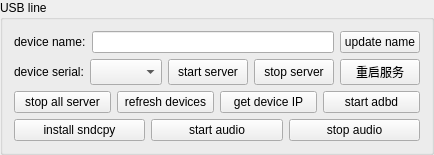
       <widget class="QGroupBox" name="usbGroupBox">
        <property name="sizePolicy">
         <sizepolicy hsizetype="Preferred" vsizetype="Preferred">
          <horstretch>0</horstretch>
          <verstretch>0</verstretch>
         </sizepolicy>
        </property>
        <property name="title">
         <string>USB line</string>
        </property>
        <layout class="QVBoxLayout" name="verticalLayout">
         <item>
          <layout class="QHBoxLayout" name="horizontalLayout_10">
           <item>
            <widget class="QLabel" name="label_9">
             <property name="sizePolicy">
              <sizepolicy hsizetype="Preferred" vsizetype="Preferred">
               <horstretch>0</horstretch>
               <verstretch>0</verstretch>
              </sizepolicy>
             </property>
             <property name="text">
              <string>device name:</string>
             </property>
            </widget>
           </item>
           <item>
            <widget class="QLineEdit" name="userNameEdt">
             <property name="sizePolicy">
              <sizepolicy hsizetype="MinimumExpanding" vsizetype="Preferred">
               <horstretch>0</horstretch>
               <verstretch>0</verstretch>
              </sizepolicy>
             </property>
            </widget>
           </item>
           <item>
            <widget class="QPushButton" name="updateNameBtn">
             <property name="sizePolicy">
              <sizepolicy hsizetype="Preferred" vsizetype="Preferred">
               <horstretch>0</horstretch>
               <verstretch>0</verstretch>
              </sizepolicy>
             </property>
             <property name="text">
              <string>update name</string>
             </property>
             <property name="autoDefault">
              <bool>false</bool>
             </property>
            </widget>
           </item>
          </layout>
         </item>
         <item>
          <widget class="QWidget" name="usbWidget1" native="true">
           <property name="sizePolicy">
            <sizepolicy hsizetype="Preferred" vsizetype="Preferred">
             <horstretch>0</horstretch>
             <verstretch>0</verstretch>
            </sizepolicy>
           </property>
           <layout class="QHBoxLayout" name="horizontalLayout_3">
            <property name="leftMargin">
             <number>0</number>
            </property>
            <property name="topMargin">
             <number>0</number>
            </property>
            <property name="rightMargin">
             <number>0</number>
            </property>
            <property name="bottomMargin">
             <number>0</number>
            </property>
            <item>
             <widget class="QLabel" name="label_2">
              <property name="sizePolicy">
               <sizepolicy hsizetype="Preferred" vsizetype="Preferred">
                <horstretch>0</horstretch>
                <verstretch>0</verstretch>
               </sizepolicy>
              </property>
              <property name="text">
               <string>device serial:</string>
              </property>
             </widget>
            </item>
            <item>
             <widget class="QComboBox" name="serialBox">
              <property name="sizePolicy">
               <sizepolicy hsizetype="Preferred" vsizetype="Preferred">
                <horstretch>0</horstretch>
                <verstretch>0</verstretch>
               </sizepolicy>
              </property>
             </widget>
            </item>
            <item>
             <widget class="QPushButton" name="startServerBtn">
              <property name="sizePolicy">
               <sizepolicy hsizetype="Preferred" vsizetype="Preferred">
                <horstretch>0</horstretch>
                <verstretch>0</verstretch>
               </sizepolicy>
              </property>
              <property name="text">
               <string>start server</string>
              </property>
              <property name="autoDefault">
               <bool>false</bool>
              </property>
             </widget>
            </item>
            <item>
             <widget class="QPushButton" name="stopServerBtn">
              <property name="sizePolicy">
               <sizepolicy hsizetype="Preferred" vsizetype="Preferred">
                <horstretch>0</horstretch>
                <verstretch>0</verstretch>
               </sizepolicy>
              </property>
              <property name="text">
               <string>stop server</string>
              </property>
              <property name="autoDefault">
               <bool>false</bool>
              </property>
             </widget>
            </item>
            <item>
             <widget class="QPushButton" name="restartServerBtn">
              <property name="sizePolicy">
               <sizepolicy hsizetype="Preferred" vsizetype="Preferred">
                <horstretch>0</horstretch>
                <verstretch>0</verstretch>
               </sizepolicy>
              </property>
             <property name="text">
               <string>重启服务</string>
              </property>
              <property name="autoDefault">
               <bool>false</bool>
              </property>
             </widget>
            </item>
           </layout>
          </widget>
         </item>
         <item>
          <widget class="QWidget" name="usbWidget2" native="true">
           <property name="sizePolicy">
            <sizepolicy hsizetype="Preferred" vsizetype="Preferred">
             <horstretch>0</horstretch>
             <verstretch>0</verstretch>
            </sizepolicy>
           </property>
           <layout class="QHBoxLayout" name="horizontalLayout_4">
            <property name="leftMargin">
             <number>0</number>
            </property>
            <property name="topMargin">
             <number>0</number>
            </property>
            <property name="rightMargin">
             <number>0</number>
            </property>
            <property name="bottomMargin">
             <number>0</number>
            </property>
            <item>
             <widget class="QPushButton" name="stopAllServerBtn">
              <property name="sizePolicy">
               <sizepolicy hsizetype="Preferred" vsizetype="Preferred">
                <horstretch>0</horstretch>
                <verstretch>0</verstretch>
               </sizepolicy>
              </property>
              <property name="text">
               <string>stop all server</string>
              </property>
             </widget>
            </item>
            <item>
             <widget class="QPushButton" name="updateDevice">
              <property name="sizePolicy">
               <sizepolicy hsizetype="Preferred" vsizetype="Preferred">
                <horstretch>0</horstretch>
                <verstretch>0</verstretch>
               </sizepolicy>
              </property>
              <property name="text">
               <string>refresh devices</string>
              </property>
              <property name="autoDefault">
               <bool>false</bool>
              </property>
             </widget>
            </item>
            <item>
             <widget class="QPushButton" name="getIPBtn">
              <property name="sizePolicy">
               <sizepolicy hsizetype="Preferred" vsizetype="Preferred">
                <horstretch>0</horstretch>
                <verstretch>0</verstretch>
               </sizepolicy>
              </property>
              <property name="text">
               <string>get device IP</string>
              </property>
              <property name="autoDefault">
               <bool>false</bool>
              </property>
             </widget>
            </item>
            <item>
             <widget class="QPushButton" name="startAdbdBtn">
              <property name="sizePolicy">
               <sizepolicy hsizetype="Preferred" vsizetype="Preferred">
                <horstretch>0</horstretch>
                <verstretch>0</verstretch>
               </sizepolicy>
              </property>
              <property name="text">
               <string>start adbd</string>
              </property>
              <property name="autoDefault">
               <bool>false</bool>
              </property>
             </widget>
            </item>
           </layout>
          </widget>
         </item>
         <item>
          <widget class="QWidget" name="usbWidget3" native="true">
           <layout class="QHBoxLayout" name="horizontalLayout_12">
            <property name="leftMargin">
             <number>0</number>
            </property>
            <property name="topMargin">
             <number>0</number>
            </property>
            <property name="rightMargin">
             <number>0</number>
            </property>
            <property name="bottomMargin">
             <number>0</number>
            </property>
            <item>
             <widget class="QPushButton" name="installSndcpyBtn">
              <property name="sizePolicy">
               <sizepolicy hsizetype="Preferred" vsizetype="Preferred">
                <horstretch>0</horstretch>
                <verstretch>0</verstretch>
               </sizepolicy>
              </property>
              <property name="text">
               <string>install sndcpy</string>
              </property>
             </widget>
            </item>
            <item>
             <widget class="QPushButton" name="startAudioBtn">
              <property name="sizePolicy">
               <sizepolicy hsizetype="Preferred" vsizetype="Preferred">
                <horstretch>0</horstretch>
                <verstretch>0</verstretch>
               </sizepolicy>
              </property>
              <property name="text">
               <string>start audio</string>
              </property>
             </widget>
            </item>
            <item>
             <widget class="QPushButton" name="stopAudioBtn">
              <property name="sizePolicy">
               <sizepolicy hsizetype="Preferred" vsizetype="Preferred">
                <horstretch>0</horstretch>
                <verstretch>0</verstretch>
               </sizepolicy>
              </property>
              <property name="text">
               <string>stop audio</string>
              </property>
             </widget>
            </item>
           </layout>
          </widget>
         </item>
        </layout>
       </widget>
